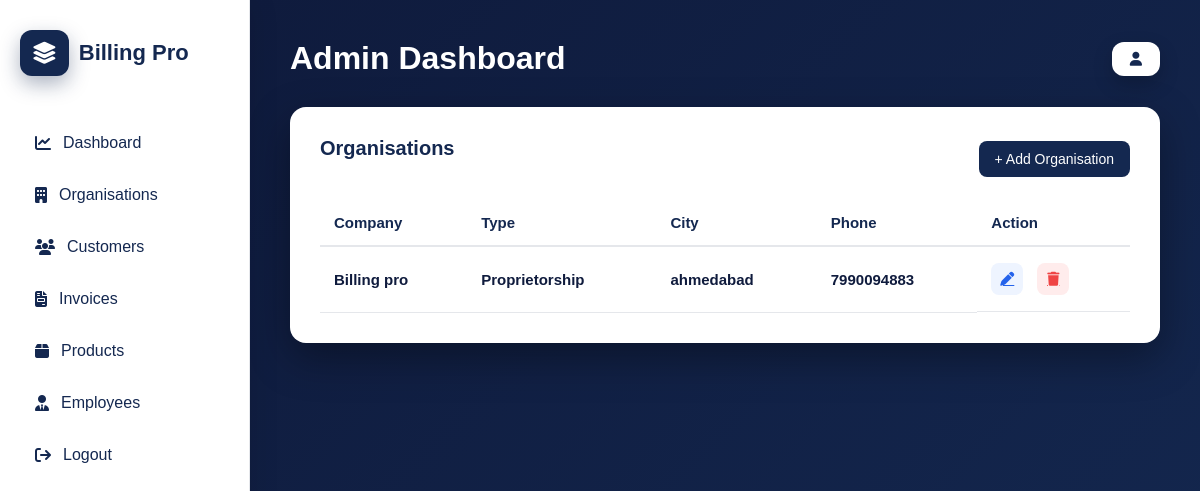
The app's page /adminpanel/organisations/ with its own data.
### organisation/models.py (models this page shows, shortened)
class OrganisationDetails(models.Model):
    company_name = models.CharField(max_length=50)
    company_type = models.CharField(max_length=50)
    pan_number = models.CharField(max_length=10)
    gstin_number = models.CharField(max_length=15)
    address_1 = models.CharField(max_length=90)
    address_2 = models.CharField(max_length=90)
    state = models.CharField(max_length=60)
    city = models.CharField(max_length=60)
    pincode = models.CharField(max_length=6)
    full_name = models.CharField(max_length=50)
    phone = models.CharField(max_length=10)
    email  = models.EmailField()
    user_id = models.CharField(max_length=40)
    password_1 = models.CharField(max_length=225)
    password_2 = models.CharField(max_length=225)
    logo = models.ImageField(upload_to='company_logo/', blank=True, null=True)

### adminpanel/views.py (the view)
# urls.py: path("organisations/", views.organisations_page, name="organisations"),
def organisations_page(request):
    organisations = OrganisationDetails.objects.all().order_by("-id")
    context = {
        "organisations": organisations
    }
    return render(request,"adminpanel/organisations.html",context)

### adminpanel/templates/adminpanel/organisations.html (shortened to what this page needs)
{% extends "adminpanel/base.html" %}
{% block content %}
<div class="table-box">
<div style="display:flex;justify-content:space-between;margin-bottom:20px;align-items:center">
<h3>Organisations</h3>
<a href="{% url 'add_organisation' %}" class="btn-add">+ Add Organisation</a>
</div>
<table class="org-table">
<thead>
<tr>
<th>Company</th>
<th>Type</th>
<th>City</th>
<th>Phone</th>
<th>Action</th>
</tr>
</thead>
<tbody>
{% for org in organisations %}
<tr>
<td>{{ org.company_name }}</td>
<td>{{ org.company_type }}</td>
<td>{{ org.city }}</td>
<td>{{ org.phone }}</td>
<td class="action-buttons">
<a href="{% url 'update_organisation' org.id %}" class="action-btn edit">
<i class="fa-solid fa-pen"></i>
</a>
<a href="{% url 'delete_organisation' org.id %}"
class="action-btn delete"
onclick="return confirmDelete();">
<i class="fa-solid fa-trash"></i>
</a>
</td>
</tr>
{% endfor %}
</tbody>
</table>
</div>
{% endblock %}

### adminpanel/static/adminpanel/css/admin.css (style rules this page uses)
* { margin:0; padding:0; box-sizing:border-box; font-family:'Poppins',sans-serif; }
body { display:flex; min-height:100vh; background:#0f1b3d; color:#1e293b; }
.table-box { background:white; padding:30px; border-radius:16px; box-shadow:0 15px 40px rgba(0,0,0,0.35); }
.table-box h3 { font-size:18px; margin-bottom:18px; color:#142850; }
table { width:100%; border-collapse:collapse; }
th { text-align:left; padding:15px; font-size:13px; color:#64748b; border-bottom:1px solid #e5e7eb; }
td { padding:15px; font-size:14px; border-bottom:1px solid #f1f5f9; }
.org-table { width:100%; border-collapse:collapse; margin-top:15px; }
.org-table thead th { text-align:left; color:#142850; font-weight:700; font-size:15px; padding:14px; border-bottom:2px solid #e5e7eb; }
.org-table tbody tr { transition:0.25s; }
.org-table td { padding:16px 14px; color:#0f1b3d; font-weight:600; font-size:15px; border-bottom:1px solid #e5e7eb; }
.table-box { background:white; padding:30px; border-radius:16px; box-shadow:0 15px 40px rgba(0,0,0,0.35); margin-top:30px; }
.table-box h3 { color:#142850; margin-bottom:20px; font-weight:700; font-size:20px; }
.btn-add { background:#142850; color:white; padding:10px 16px; border-radius:8px; text-decoration:none; font-size:14px; }
.action-buttons { display:flex; gap:14px; }
.action-btn { width:32px; height:32px; display:flex; align-items:center; justify-content:center; border-radius:8px; font-size:14px; transition:0.25s; }
.action-btn.edit { color:#2563eb; background:#eef4ff; }
.action-btn.delete { color:#ef4444; background:#ffecec; }

### records on screen
OrganisationDetails: company_name "Billing pro", company_type "Proprietorship", city "ahmedabad", phone "7990094883"
